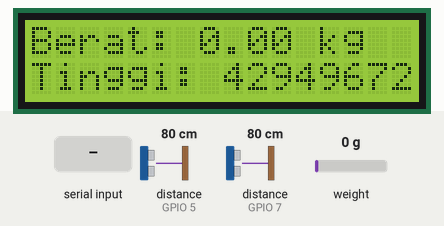
This sketch was run on a simulated ESP32. Parts: 16×2 character LCD. The inputs (shaded band) are chosen by the test bench; at power-on: distance to the obstacle (sensors on GPIO 5, GPIO 7) 80 cm, weight on the scale 0 g. The echo pulse lasts 58.3 µs per cm; what the sketch prints to the serial monitor is not drawn.

Above: at 7.2 s.
7.3 s: "1\n" received over Serial
At 7.9 s:
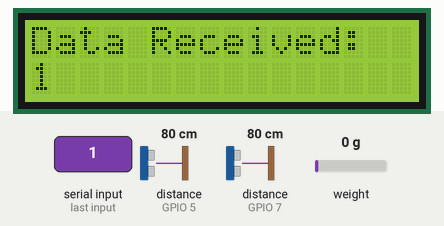
12.7 s: distance to the obstacle (sensor on GPIO 5) set to 2 cm
At 13.6 s:
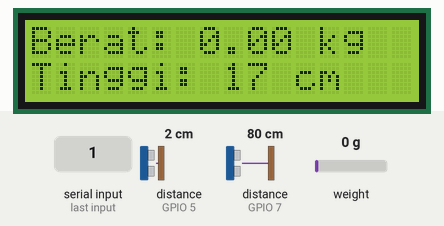
14.6 s: distance to the obstacle (sensor on GPIO 7) set to 2 cm
At 17.0 s:
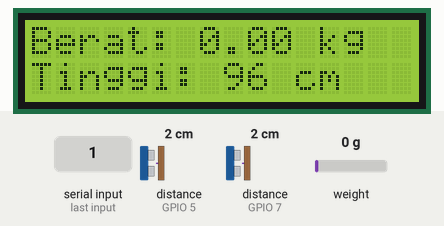
17.3 s: weight on the scale set to 100 g
At 18.2 s:
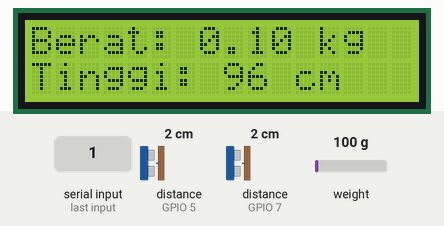
19.2 s: "0\n" received over Serial
At 20.7 s:
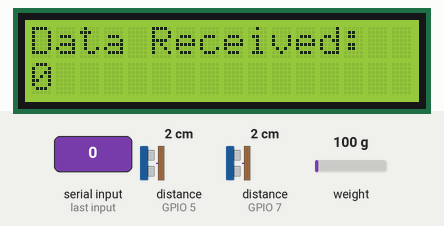
24.6 s: distance to the obstacle (sensor on GPIO 5) set to 4 cm
At 25.5 s:
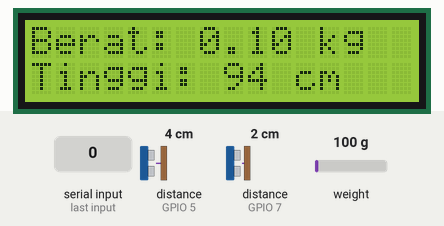
Timing chart, 0 to 27.5 s (numbered marks = the images above; inputs shaded):
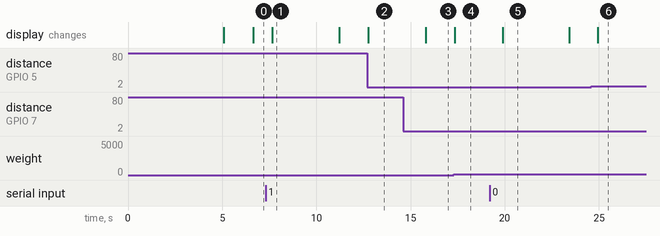

The sketch:

arduino.ino
```cpp
#include <Wire.h>
#include <LiquidCrystal_I2C.h>
#include <HX711.h>
#include <NewPing.h>

// Inisialisasi LCD dengan alamat I2C 0x27 dan ukuran 16x2
LiquidCrystal_I2C lcd(0x27, 16, 2);

// Inisialisasi HX711
HX711 scale;

// Pin untuk HX711
const int DOUT_PIN = 2;  // Pin DOUT HX711 ke pin 2 ESP32
const int SCK_PIN = 3;   // Pin SCK HX711 ke pin 3 ESP32

// Pin untuk sensor ultrasonik
#define TRIGGER_PIN_1 4
#define ECHO_PIN_1 5
#define TRIGGER_PIN_2 6
#define ECHO_PIN_2 7

// Jarak maksimum yang dapat diukur (1 meter = 100 cm)
#define MAX_DISTANCE 100

NewPing sonar1(TRIGGER_PIN_1, ECHO_PIN_1, MAX_DISTANCE);
NewPing sonar2(TRIGGER_PIN_2, ECHO_PIN_2, MAX_DISTANCE);

void setup() {
  // Inisialisasi Serial
  Serial.begin(115200);

  // Inisialisasi LCD
  lcd.init();
  lcd.backlight();
  lcd.setCursor(0, 0); // Kolom 0, Baris 0
  lcd.print("Projek Pengukur");
  lcd.setCursor(0, 1); // Kolom 0, Baris 1
  lcd.print("Berat & Tinggi");
  delay(5000); // Tunda 5 detik
  lcd.clear();

  // Inisialisasi HX711
  scale.begin(DOUT_PIN, SCK_PIN);
  scale.set_scale(104.0); // Faktor kalibrasi; sesuaikan dengan kebutuhan
  scale.tare(); // Reset skala ke 0
}

void loop() {
  // Mengukur berat
  if (scale.is_ready()) {
    float kg = scale.get_units(5); // Dapatkan rata-rata dari 5 pembacaan
    kg = kg / 1000.0; // Konversi dari gram ke kilogram

    // Mengukur tinggi
    unsigned int distance1 = sonar1.ping_cm();
    unsigned int distance2 = sonar2.ping_cm();
    // Jarak total antara dua sensor (1 meter = 100 cm)
    unsigned int distance_between_sensors = 100;
    // Menghitung tinggi dengan menggunakan perbedaan dari jarak total
    unsigned int cm = distance_between_sensors - (distance1 + distance2);

    // Tampilkan hasil di LCD
    lcd.clear();
    lcd.setCursor(0, 0); // Kolom 0, Baris 0
    lcd.print("Berat: ");
    lcd.print(kg, 2);
    lcd.print(" kg");

    lcd.setCursor(0, 1); // Kolom 0, Baris 1
    lcd.print("Tinggi: ");
    lcd.print(cm);
    lcd.print(" cm");

    // Kirim data ke Serial Monitor dan ESP32
    String dataBerat = "Berat:" + String(kg, 2) + "kg";
    String dataTinggi = "Tinggi:" + String(cm) + "cm";
    Serial.print(dataBerat);
    Serial.print(" ");
    Serial.println(dataTinggi);

    delay(1000); // Tunda 1 detik sebelum pembacaan berikutnya
  } else {
    lcd.setCursor(0, 0); // Kolom 0, Baris 0
    lcd.print("HX711 tidak siap");
    delay(1000);
  }

  // Menerima data dari Serial dan menampilkan di LCD
  if (Serial.available() > 0) {
    String receivedData = Serial.readStringUntil('\n');
    lcd.clear();
    lcd.setCursor(0, 0);
    lcd.print("Data Received:");
    lcd.setCursor(0, 1);
    lcd.print(receivedData);
    delay(3000);
  }
}
```

Measured:
- after the input at 7.3 s, the display: changes after 0.36 s (image 1)
- after the input at 12.7 s, the display: changes at once (image 2)
- after the input at 14.6 s, the display: changes after 1.2 s (image 3)
- after the input at 17.3 s, the display: changes at once (image 4)
- after the input at 19.2 s, the display: changes after 0.69 s (image 5)
- after the input at 24.6 s, the display: changes after 0.35 s (image 6)
- what the display in image 1 shows lasts 3.5 s, from 7.7 s to 11.2 s
